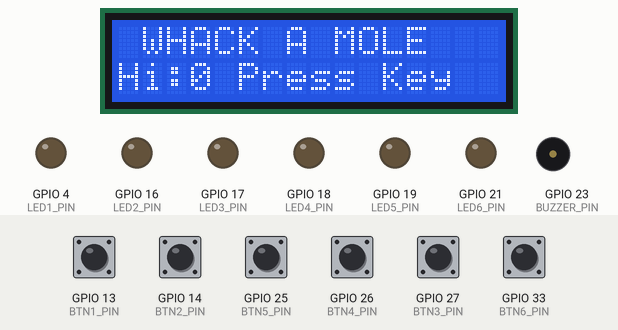
This sketch was run on a simulated ESP32. On the bench: 16×2 character LCD, output pins drawn as LEDs (lit = HIGH), buzzer (waves = sounding, pin HIGH). The inputs (shaded band) are chosen by the test bench; at power-on: GPIO 13 (BTN1_PIN), GPIO 14 (BTN2_PIN), GPIO 25 (BTN5_PIN), GPIO 26 (BTN4_PIN), GPIO 27 (BTN3_PIN), GPIO 33 (BTN6_PIN) HIGH. Random numbers use the default seed unless the sketch sets one; EEPROM starts erased.

Above: at 1.2 s.
1.3 s: GPIO 13 (BTN1_PIN) pulled LOW for 0.15 s
At 2.1 s:
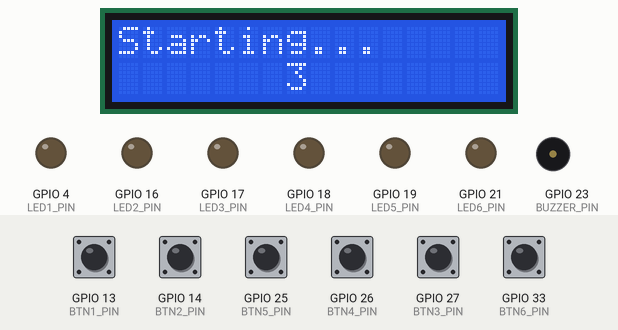
3.8 s: GPIO 13 (BTN1_PIN) pulsed LOW 5 times (0.12 s each, 0.3 s apart)
At 6.6 s:
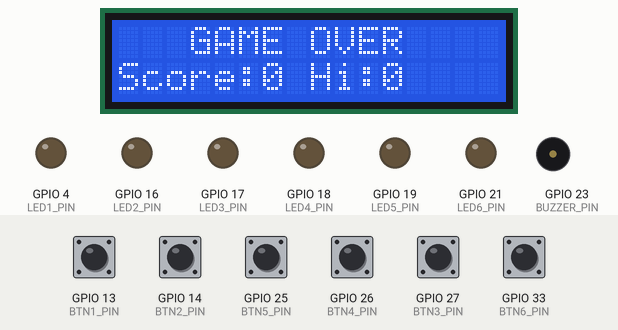
6.8 s: GPIO 14 (BTN2_PIN) pulled LOW for 0.15 s
At 8.6 s:
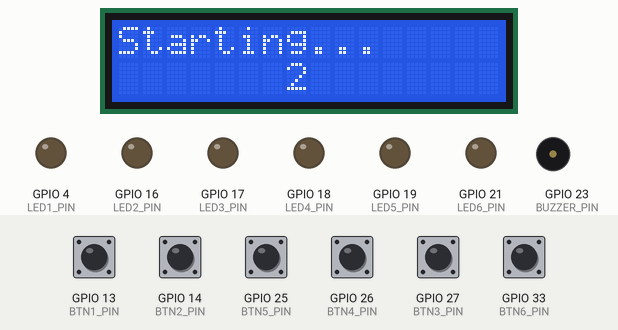
9.9 s: GPIO 25 (BTN5_PIN) pulled LOW for 0.15 s
At 11.6 s:
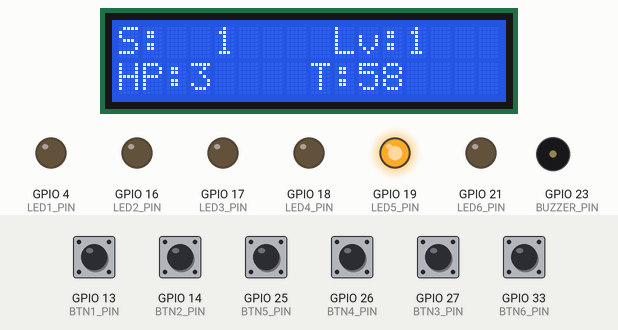
13.0 s: GPIO 26 (BTN4_PIN) pulled LOW for 0.15 s
At 13.54 s:
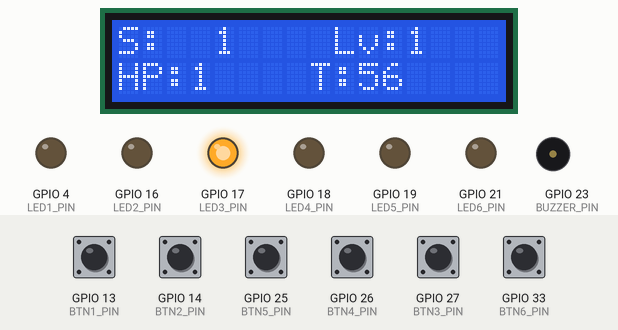
13.7 s: GPIO 27 (BTN3_PIN) pulled LOW for 0.15 s
At 14.5 s:
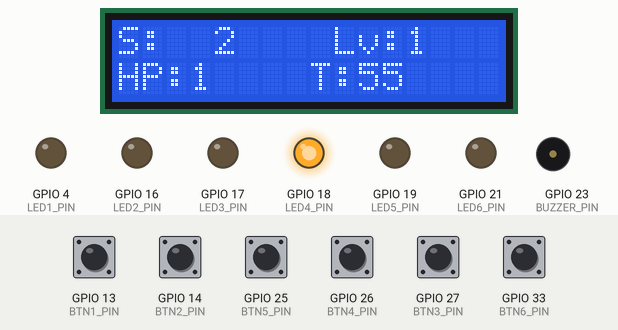
Timing chart, 0 to 17.3 s (numbered marks = the images above; inputs shaded):
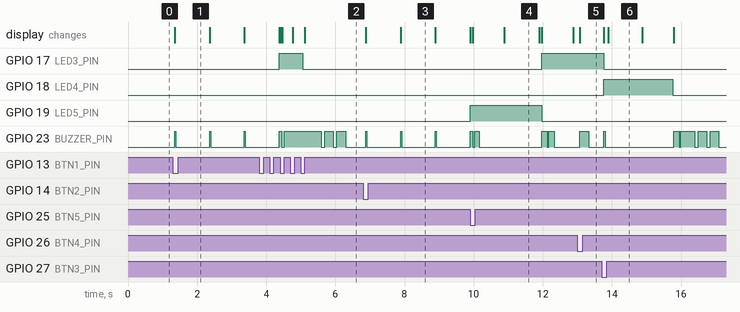

The sketch:

WhackAMole.ino
```cpp
#include <Arduino.h>

#include "pins.h"
#include "config.h"

#include "led.h"
#include "button.h"
#include "buzzer.h"
#include "display.h"

#include "game.h"

#include "taskGame.h"
#include "taskInput.h"

void setup()
{
    Serial.begin(115200);

    ledInit();

    buttonInit();

    buzzerInit();

    displayInit();

    gameInit();

    xTaskCreatePinnedToCore(
        taskInput,
        "TaskInput",
        2048,
        NULL,
        2,
        NULL,
        1);

    xTaskCreatePinnedToCore(
        taskGame,
        "TaskGame",
        4096,
        NULL,
        1,
        NULL,
        1);

    xTaskCreatePinnedToCore(
        soundTask,
        "TaskSound",
        2048,
        NULL,
        1,
        NULL,
        1);
}

void loop()
{
    vTaskDelay(portMAX_DELAY);
}
```

button.cpp
```cpp
#include "button.h"

#include "pins.h"
#include "config.h"

static const uint8_t buttonPin[NUM_BUTTON] =
{
    BTN1_PIN,
    BTN2_PIN,
    BTN3_PIN,
    BTN4_PIN,
    BTN5_PIN,
    BTN6_PIN
};

//Trạng thái đã ổn định sau debounce

static bool buttonState[NUM_BUTTON];

//Giá trị đọc lần gần nhất
static bool lastReading[NUM_BUTTON];

//Thời điểm thay đổi mức điện áp

static unsigned long lastDebounceTime[NUM_BUTTON];

void buttonInit()
{
    for (int i = 0; i < NUM_BUTTON; i++)
    {
        pinMode(buttonPin[i], INPUT_PULLUP);

        buttonState[i] = HIGH;
        lastReading[i] = HIGH;
        lastDebounceTime[i] = 0;
    }
}

int buttonRead()
{
    unsigned long currentTime = millis();

    for (int i = 0; i < NUM_BUTTON; i++)
    {
        bool reading = digitalRead(buttonPin[i]);

        // thay dổi điện áp
        if (reading != lastReading[i])
        {
            lastDebounceTime[i] = currentTime;
            lastReading[i] = reading;
        }

        if ((currentTime - lastDebounceTime[i]) > DEBOUNCE_TIME)
        {
            // trạng thái thay đổi
            if (reading != buttonState[i])
            {
                buttonState[i] = reading;
                //Chỉ trả về khi vừa nhấn xuống
                if (buttonState[i] == LOW)
                {
                    return i;
                }
            }
        }
    }

    return -1;
}
```

button.h
```cpp
#ifndef BUTTON_H
#define BUTTON_H

#include <Arduino.h>

void buttonInit();

// Trả về id nút vừa được nhấn xuống (0..NUM_BUTTON-1), -1 nếu không có.
int buttonRead();

#endif
```

buzzer.cpp
```cpp
#include "buzzer.h"

#include "pins.h"

#include "freertos/FreeRTOS.h"
#include "freertos/queue.h"

static QueueHandle_t soundQueue;

static void buzzerOn()
{
    digitalWrite(BUZZER_PIN, HIGH);
}

static void buzzerOff()
{
    digitalWrite(BUZZER_PIN, LOW);
}

static void buzzerBeep(uint16_t duration)
{
    buzzerOn();
    delay(duration);
    buzzerOff();
}

static void playStart()
{
    buzzerBeep(80);
    delay(60);
    buzzerBeep(80);
}

static void playHit()
{
    buzzerBeep(40);
}

static void playMiss()
{
    buzzerBeep(250);
}

static void playTimeout()
{
    buzzerBeep(150);
    delay(50);
    buzzerBeep(150);
}

static void playGameOver()
{
    for (int i = 0; i < 3; i++)
    {
        buzzerBeep(250);
        delay(100);
    }
}

static void playTick()
{
    buzzerBeep(30);
}

void buzzerInit()
{
    pinMode(BUZZER_PIN, OUTPUT);
    digitalWrite(BUZZER_PIN, LOW);

    soundQueue = xQueueCreate(8, sizeof(SoundEffect));
}

void soundPlay(SoundEffect effect)
{
    xQueueSend(soundQueue, &effect, 0);
}

void soundTask(void *pvParameters)
{
    SoundEffect effect;

    while (true)
    {
        if (xQueueReceive(soundQueue, &effect, portMAX_DELAY) == pdTRUE)
        {
            switch (effect)
            {
            case SND_START:    playStart();    break;
            case SND_HIT:      playHit();      break;
            case SND_MISS:     playMiss();     break;
            case SND_TIMEOUT:  playTimeout();  break;
            case SND_GAMEOVER: playGameOver(); break;
            case SND_TICK:     playTick();     break;
            }
        }
    }
}
```

buzzer.h
```cpp
#ifndef BUZZER_H
#define BUZZER_H

#include <Arduino.h>

enum SoundEffect
{
    SND_START,
    SND_HIT,
    SND_MISS,
    SND_TIMEOUT,
    SND_GAMEOVER,
    SND_TICK
};

void buzzerInit();

// Không chặn: đẩy hiệu ứng vào hàng đợi để soundTask phát.
void soundPlay(SoundEffect effect);

// Task phát âm thanh, cô lập delay() khỏi task game.
void soundTask(void *pvParameters);

#endif
```

display.cpp
```cpp
#include "display.h"

#include "config.h"
#include "pins.h"

#include <Wire.h>
#include <LiquidCrystal_I2C.h>

LiquidCrystal_I2C lcd(
    LCD_ADDRESS,
    LCD_COL,
    LCD_ROW
);
//lưu giá trị cũ
static int oldScore = -1;
static int oldLevel = -1;
static int oldLife = -1;
static int oldTime = -1;

void displayInit()
{
    Wire.begin(
        LCD_SDA_PIN,
        LCD_SCL_PIN
    );

    lcd.init();

    lcd.backlight();

    lcd.clear();
}

void displayClear()
{
    lcd.clear();

    oldScore = -1;
    oldLevel = -1;
    oldLife = -1;
    oldTime = -1;
}

void displayShowWelcome(int highScore)
{
    displayClear();

    lcd.setCursor(0,0);
    lcd.print(" WHACK A MOLE ");

    lcd.setCursor(0,1);
    lcd.print("Hi:");
    lcd.print(highScore);
    lcd.print(" Press Key");
}

void displayShowCountdown(uint8_t sec)
{
    displayClear();

    lcd.setCursor(0,0);
    lcd.print("Starting...");

    lcd.setCursor(7,1);
    lcd.print(sec);
}

void displayShowGame(
    int score,
    int level,
    int life,
    int remainTime)
{

    if(score != oldScore)
    {
        lcd.setCursor(0,0);

        lcd.print("S:");

        if(score < 10)
            lcd.print(' ');

        if(score < 100)
            lcd.print(' ');

        lcd.print(score);

        oldScore = score;
    }

    if(level != oldLevel)
    {
        lcd.setCursor(9,0);

        lcd.print("Lv:");

        lcd.print(level);

        lcd.print(' ');

        oldLevel = level;
    }

    if(life != oldLife)
    {
        lcd.setCursor(0,1);

        lcd.print("HP:");

        lcd.print(life);

        lcd.print(' ');

        oldLife = life;
    }

    if(remainTime != oldTime)
    {
        lcd.setCursor(8,1);

        lcd.print("T:");

        if(remainTime < 10)
            lcd.print(' ');

        lcd.print(remainTime);

        lcd.print(" ");

        oldTime = remainTime;
    }
}

void displayShowGameOver(int score, int highScore)
{
    displayClear();

    lcd.setCursor(0,0);
    lcd.print("   GAME OVER");

    lcd.setCursor(0,1);
    lcd.print("Score:");
    lcd.print(score);

    lcd.print(" Hi:");
    lcd.print(highScore);
}
```

display.h
```cpp
#ifndef DISPLAY_H
#define DISPLAY_H

#include <Arduino.h>

void displayInit();

// Màn hình chờ
void displayShowWelcome(int highScore);

// Màn hình đếm ngược
void displayShowCountdown(uint8_t sec);

// Màn hình lúc chơi
void displayShowGame(
    int score,
    int level,
    int life,
    int remainTime);

// Màn hình game over
void displayShowGameOver(int score, int highScore);

void displayClear();

#endif
```

game.cpp
```cpp
#include "game.h"

#include "config.h"
#include "led.h"
#include "display.h"
#include "buzzer.h"

#include <Preferences.h>

#include "freertos/FreeRTOS.h"
#include "freertos/queue.h"

static GameState gameState;
static int score;
static int level;
static int life;
static int highScore;

// Trạng thái từng mole: bật/tắt và thời điểm xuất hiện (để tính hết giờ riêng).
static bool moleOn[NUM_LED];
static unsigned long moleStart[NUM_LED];
static unsigned long ledDuration;

static unsigned long gameStartTime;

static unsigned long countdownStartTime;
static int lastCountdownSec;

// Hàng đợi nút bấm: taskInput ghi vào, gameUpdate (taskGame) đọc ra,
// nhờ vậy toàn bộ trạng thái game chỉ do một task chạm tới.
static QueueHandle_t buttonQueue;

static Preferences prefs;

/*PRIVATE FUNCTION*/
static void startCountdown();
static void gameStart();
static void handleButton(uint8_t button);
static int  targetMoleCount();
static int  activeMoleCount();
static void spawnMole();
static void ensureMoles();
static void clearMoles();
static void levelUp();
static void gameOver();
static int  gameRemainTime();

void gameInit()
{
    buttonQueue = xQueueCreate(8, sizeof(uint8_t));

    prefs.begin("wam", false);
    highScore = prefs.getInt("hi", 0);

    gameReset();
}

void gameReset()
{
    gameState = GAME_WAITING;
    score = 0;
    level = 1;
    life = PLAYER_LIFE;
    ledDuration = LED_TIME_START;
    clearMoles();
    displayShowWelcome(highScore);
}

void gamePostButton(uint8_t button)
{
    xQueueSend(buttonQueue, &button, 0);
}

static void startCountdown()
{
    gameState = GAME_COUNTDOWN;
    countdownStartTime = millis();
    lastCountdownSec = -1;
    clearMoles();
}

static void gameStart()
{
    score = 0;
    level = 1;
    life = PLAYER_LIFE;
    ledDuration = LED_TIME_START;
    gameStartTime = millis();
    gameState = GAME_PLAYING;

    displayClear();
    displayShowGame(
        score,
        level,
        life,
        GAME_TIME_MS / 1000);

    soundPlay(SND_START);

    clearMoles();
    ensureMoles();
}

static int targetMoleCount()
{
    return (level >= MOLE_LEVEL_2) ? MOLE_MAX : 1;
}

static int activeMoleCount()
{
    int count = 0;
    for (int i = 0; i < NUM_LED; i++)
    {
        if (moleOn[i])
            count++;
    }
    return count;
}

static void spawnMole()
{
    int id;
    do
    {
        id = random(NUM_LED);
    } while (moleOn[id]);

    moleOn[id] = true;
    moleStart[id] = millis();
    ledOn(id);
}

static void ensureMoles()
{
    int target = targetMoleCount();
    while (activeMoleCount() < target)
    {
        spawnMole();
    }
}

static void clearMoles()
{
    for (int i = 0; i < NUM_LED; i++)
    {
        moleOn[i] = false;
    }
    ledAllOff();
}

static void levelUp()
{
    level++;
    if (ledDuration > LED_TIME_MIN)
    {
        ledDuration -= LED_TIME_STEP;
        if (ledDuration < LED_TIME_MIN)
        {
            ledDuration = LED_TIME_MIN;
        }
    }
}

static void gameOver()
{
    gameState = GAME_OVER;
    clearMoles();

    // Bỏ các nút còn tồn trong hàng đợi để không vô tình khởi động lại ngay
    xQueueReset(buttonQueue);

    if (score > highScore)
    {
        highScore = score;
        prefs.putInt("hi", highScore);
    }

    soundPlay(SND_GAMEOVER);
    displayShowGameOver(score, highScore);
}

static int gameRemainTime()
{
    if (gameState != GAME_PLAYING)
        return 0;

    int remain =
        (GAME_TIME_MS - (millis() - gameStartTime)) / 1000;

    if (remain < 0)
        remain = 0;

    return remain;
}

static void handleButton(uint8_t button)
{
    if (gameState == GAME_PLAYING)
    {
        if (moleOn[button])
        {
            soundPlay(SND_HIT);
            ledOff(button);
            moleOn[button] = false;
            score++;
            if (score % LEVEL_SCORE == 0)
            {
                levelUp();
            }
            ensureMoles();
        }
        else
        {
            soundPlay(SND_MISS);
            life--;
            if (life <= 0)
            {
                gameOver();
            }
        }
    }
    else if (gameState == GAME_WAITING || gameState == GAME_OVER)
    {
        // Nhấn nút bất kì để bắt đầu ván mới
        startCountdown();
        // Bỏ các nút còn tồn trong hàng đợi để không bị tính ngay vào ván mới
        xQueueReset(buttonQueue);
    }
    // GAME_COUNTDOWN: bỏ qua, chờ đếm xong
}

void gameUpdate()
{
    uint8_t button;
    while (xQueueReceive(buttonQueue, &button, 0) == pdTRUE)
    {
        handleButton(button);
    }

    if (gameState == GAME_COUNTDOWN)
    {
        int sec = COUNTDOWN_SEC - (int)((millis() - countdownStartTime) / 1000);
        if (sec <= 0)
        {
            gameStart();
        }
        else if (sec != lastCountdownSec)
        {
            displayShowCountdown(sec);
            soundPlay(SND_TICK);
            lastCountdownSec = sec;
        }
        return;
    }

    if (gameState != GAME_PLAYING)
        return;

    // hết giờ game
    if (millis() - gameStartTime >= GAME_TIME_MS)
    {
        gameOver();
        return;
    }

    // mole nào hết thời gian -> trừ mạng
    for (int i = 0; i < NUM_LED; i++)
    {
        if (moleOn[i] && (millis() - moleStart[i] >= ledDuration))
        {
            soundPlay(SND_TIMEOUT);
            ledOff(i);
            moleOn[i] = false;
            life--;
            if (life <= 0)
            {
                gameOver();
                return;
            }
        }
    }
    ensureMoles();

    displayShowGame(
        score,
        level,
        life,
        gameRemainTime());
}
```

game.h
```cpp
#ifndef GAME_H
#define GAME_H

#include <Arduino.h>

enum GameState
{
    GAME_WAITING,
    GAME_COUNTDOWN,
    GAME_PLAYING,
    GAME_OVER
};

void gameInit();

void gameReset();

void gameUpdate();

// taskInput gửi nút vừa nhấn vào hàng đợi; gameUpdate sẽ xử lý
void gamePostButton(uint8_t button);

#endif
```

led.cpp
```cpp
#include "led.h"

#include "pins.h"
#include "config.h"

static const uint8_t ledPin[NUM_LED] =
{
    LED1_PIN,
    LED2_PIN,
    LED3_PIN,
    LED4_PIN,
    LED5_PIN,
    LED6_PIN
};

void ledInit()
{
    for (int i = 0; i < NUM_LED; i++)
    {
        pinMode(ledPin[i], OUTPUT);
        digitalWrite(ledPin[i], LOW);
    }

    // Seed cho random
    randomSeed(micros());
}

void ledOn(uint8_t id)
{
    if (id >= NUM_LED)
        return;

    digitalWrite(ledPin[id], HIGH);
}

void ledOff(uint8_t id)
{
    if (id >= NUM_LED)
        return;

    digitalWrite(ledPin[id], LOW);
}

void ledAllOff()
{
    for (int i = 0; i < NUM_LED; i++)
    {
        digitalWrite(ledPin[i], LOW);
    }
}
```

led.h
```cpp
#ifndef LED_H
#define LED_H

#include <Arduino.h>

void ledInit();

void ledOn(uint8_t id);

void ledOff(uint8_t id);

void ledAllOff();

#endif
```

taskGame.cpp
```cpp
#include <Arduino.h>

#include "taskGame.h"

#include "config.h"
#include "game.h"

void taskGame(void *pvParameters)
{
    while (true)
    {
        gameUpdate();

        vTaskDelay(pdMS_TO_TICKS(GAME_TASK_DELAY));
    }
}
```

taskGame.h
```cpp
#ifndef TASK_GAME_H
#define TASK_GAME_H

void taskGame(void *pvParameters);

#endif
```

taskInput.cpp
```cpp
#include <Arduino.h>

#include "taskInput.h"

#include "config.h"

#include "button.h"
#include "game.h"

void taskInput(void *pvParameters)
{
    while (true)
    {
        int button = buttonRead();

        if (button != -1)
        {
            gamePostButton((uint8_t)button);
        }

        vTaskDelay(pdMS_TO_TICKS(INPUT_TASK_DELAY));
    }
}
```

taskInput.h
```cpp
#ifndef TASK_INPUT_H
#define TASK_INPUT_H

void taskInput(void *pvParameters);

#endif
```

config.h
```cpp
#ifndef CONFIG_H
#define CONFIG_H

/*cài đặt game*/

// số lượng nút và LED

#define NUM_BUTTON         6
#define NUM_LED            6

// thời gian game

#define GAME_TIME_MS       60000

// số mạng

#define PLAYER_LIFE        3

// thời gian LED sáng ban đầu

#define LED_TIME_START     2000

// thời gian LED nhỏ nhất

#define LED_TIME_MIN       700

// giảm 200 ms mỗi level

#define LED_TIME_STEP      200

// cứ 10 điểm thì lên level

#define LEVEL_SCORE        10

// số giây đếm ngược trước khi vào game

#define COUNTDOWN_SEC        3

// từ level này trở lên có 2 mole cùng lúc

#define MOLE_LEVEL_2         3

// số mole tối đa cùng lúc

#define MOLE_MAX             2

/*task period */

#define INPUT_TASK_DELAY     10

#define GAME_TASK_DELAY      20

#define DISPLAY_TASK_DELAY  100

#define SOUND_TASK_DELAY     10

/*button*/

#define DEBOUNCE_TIME        30

/*lcd*/

#define LCD_ADDRESS        0x27

#define LCD_COL             16

#define LCD_ROW              2

#endif
```

pins.h
```cpp
#ifndef PINS_H
#define PINS_H

/*button*/

#define BTN1_PIN    13
#define BTN2_PIN    14
#define BTN3_PIN    27
#define BTN4_PIN    26
#define BTN5_PIN    25
#define BTN6_PIN    33

/*led*/

#define LED1_PIN     4
#define LED2_PIN    16
#define LED3_PIN    17
#define LED4_PIN    18
#define LED5_PIN    19
#define LED6_PIN    21

/*buzzer*/

#define BUZZER_PIN   23

/*lcd*/

#define LCD_SDA_PIN  32
#define LCD_SCL_PIN  22

#endif
```

Measured:
- after the input at 1.3 s, GPIO 23 (BUZZER_PIN): alternates HIGH for 0.03 s and LOW for 0.98 s, starting after 0.05 s; the display: changes after 0.05 s (image 1)
- after the input at 6.8 s, GPIO 19 (LED5_PIN): LOW → HIGH after 3.1 s; GPIO 23 (BUZZER_PIN): alternates HIGH for 0.03 s and LOW for 0.98 s, starting after 0.08 s; the display: first changes after 0.08 s (image 3 shows a later state)
- after the input at 9.9 s, GPIO 17 (LED3_PIN): LOW → HIGH after 2.1 s; GPIO 19 (LED5_PIN): HIGH → LOW after 2.1 s
- after the input at 13.0 s, GPIO 23 (BUZZER_PIN): LOW → HIGH after 0.07 s, → LOW 0.25 s later; the display: changes after 0.07 s (image 5)
- after the input at 13.7 s, GPIO 18 (LED4_PIN): LOW → HIGH after 0.06 s, → LOW 2.0 s later
- what the display in image 3 shows lasts 1.0 s, from 7.9 s to 8.9 s
